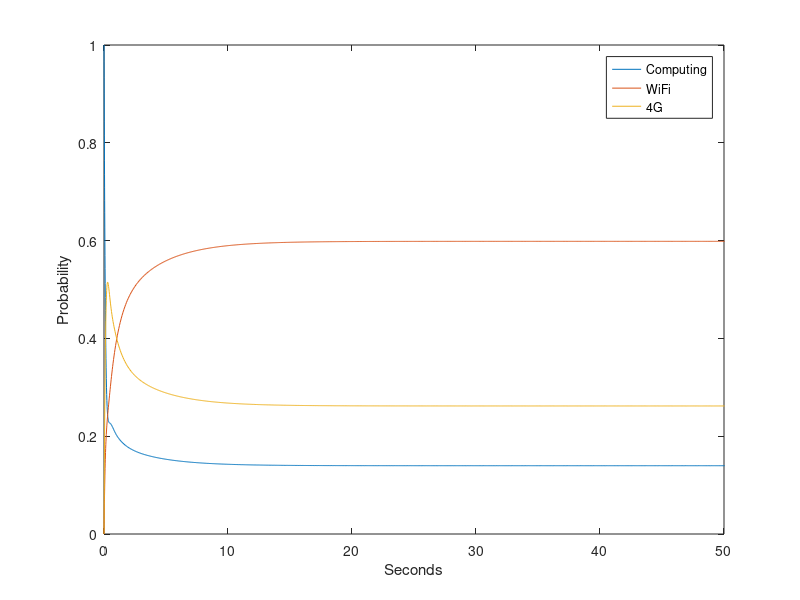
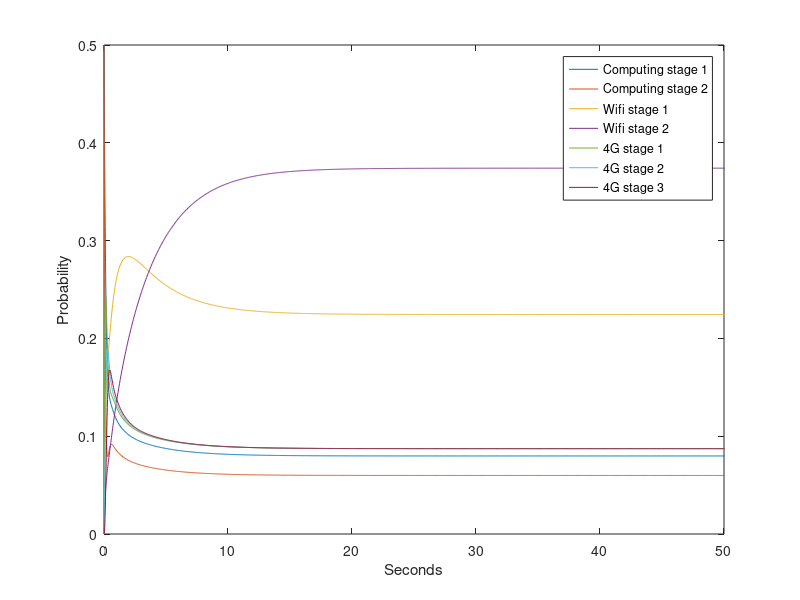

These charts were generated, in order, by the following MATLAB code:
clear variables;
clc;

% Choice probability
pW = 0.3;
pM = 0.7;
% HyperExp - Computing constants
Cl1 = 5;
Cl2 = 10;
Cp = 0.4;
% HyperExp - Wifi constants
Wl1 = 1;
Wl2 = 0.2;
Wp = 0.75;
% Erlang - 4G constants
Ml = 8;
Ms = 3;

%      s1   s2  s3  s4  s5  s6  s7
Q = [  -Cl1*pW*Wp-Cl1*pW*(1-Wp)-Cl1*pM,    0, Cl1*pW*Wp, Cl1*pW*(1-Wp),Cl1*pM,  0,  0;             %s1
       0,-Cl2*pW*Wp-Cl2*pW*(1-Wp)-Cl2*pM, Cl2*pW*Wp, Cl2*pW*(1-Wp),Cl2*pM,  0,  0;             %s2
     Wl1*Cp,  Wl1*(1-Cp),-Wl1*Cp-Wl1*(1-Cp),      0,     0,  0,  0;             %s3
     Wl2*Cp,  Wl2*(1-Cp),      0,-Wl2*Cp-Wl2*(1-Cp),     0,  0,  0;             %s4
       0,    0,      0,      0,   -Ml, Ml,  0;             %s5
       0,    0,      0,      0,     0, -Ml, Ml;             %s6
      Ml*Cp,   Ml*(1-Cp),      0,      0,     0,  0,  -Ml*Cp-Ml*(1-Cp);];           %s7
  
  
  
disp(Q);

%                   s1  s2 s3 s4 s5 s6 s7
p0 =             [0.5, 0.5, 0, 0, 0, 0, 0];
alphaComputing =    [1, 1, 0, 0, 0, 0, 0];
alphaWiFi =         [0, 0, 1, 1, 0, 0, 0];
alpha4G =           [0, 0, 0, 0, 1, 1, 1];

%      s1 s2 s3 s4 s5 s6 s7
Ex = [ 0, 0, 0, 0, 0, 0, 0;
       0, 0, 0, 0, 0, 0, 0;
       1, 1, 0, 0, 0, 0, 0;
       1, 1, 0, 0, 0, 0, 0;
       0, 0, 0, 0, 0, 0, 0;
       0, 0, 0, 0, 0, 0, 0;
       1, 1, 0, 0, 0, 0, 0;];

[t, Sol] = ode45(@(t,x) Q'*x, [0 1000], p0');

%% Compute the system throughput
X = 0;
for i=1:length(Sol(end,:))
    multiplier = 0;
    for j=1:length(Ex(:,end))
        % In Mathlab "~=" means "!="
        if j ~= i
            multiplier = multiplier + Q(i,j)*Ex(i,j);
        end
    end
    if multiplier ~= 0
        X = X + Sol(end,i)*multiplier;
    end
end
fprintf("Throughput: %f\n", X);

%% Compute the probability of being Computing, WiFi or 4G
fprintf("Steady state probabilities:\n Computing: %f\n WiFi: %f\n 4G: %f\n", Sol(end,1)+Sol(end,2), Sol(end,4)+Sol(end,3), Sol(end,5)+Sol(end,6)+Sol(end,7));

figure('Name', 'Probability of the states','NumberTitle','off');
plot(t, Sol(:,1)+Sol(:,2), t, Sol(:,4)+Sol(:,3), t, Sol(:,5)+Sol(:,6)+Sol(:,7), "-");
legend("Computing", "WiFi", "4G");
xlabel('Seconds') ;
ylabel('Probability') ;
xlim([0 50]);

figure('Name', 'Probability of the stages','NumberTitle','off');
plot(t, Sol, "-");
legend("Computing stage 1", "Computing stage 2", "Wifi stage 1", "Wifi stage 2", "4G stage 1", "4G stage 2", "4G stage 3");
xlabel('Seconds') ;
ylabel('Probability') ;
xlim([0 50]); 
